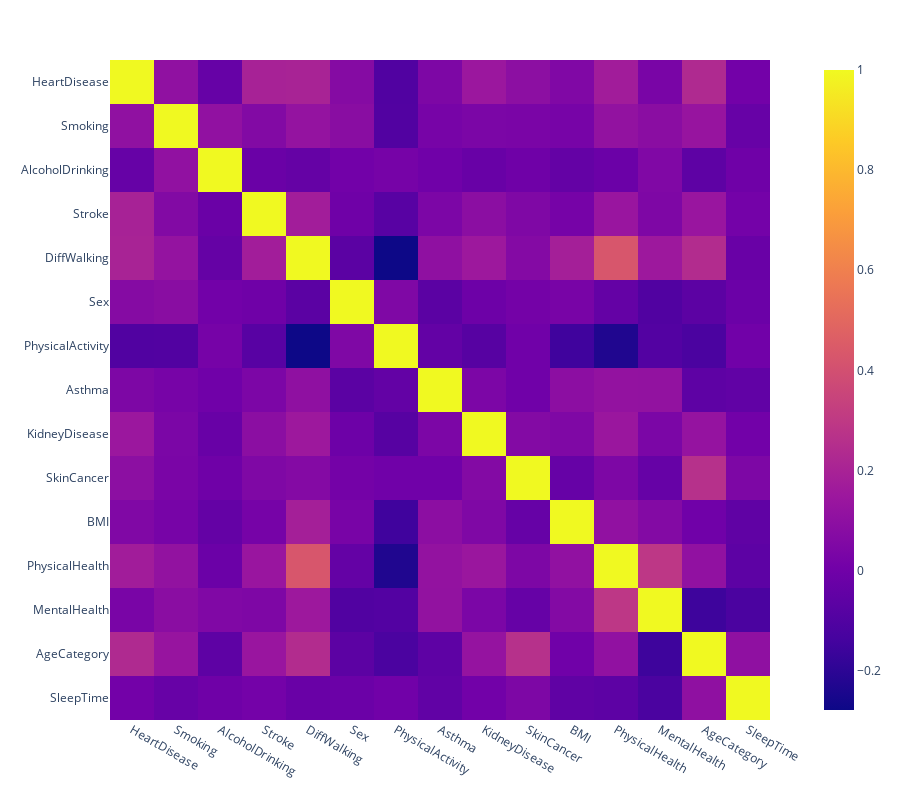

This figure's notebook cell:
### Code cell
fig = px.imshow(df[['HeartDisease', 'Smoking', 'AlcoholDrinking', 'Stroke', 'DiffWalking', 'Sex',
                    'PhysicalActivity', 'Asthma', 'KidneyDisease', 'SkinCancer','BMI', 'PhysicalHealth',
                    'MentalHealth', 'AgeCategory', 'SleepTime']].corr())
fig.update_layout(height=800)
fig.show()

### Figure 1 — Plotly figure (JSON) as saved in the notebook; plotly's stock layout.template omitted (floating-point values rounded to 4 significant figures; data arrays with more than 128 entries replaced by an {"elided": "..."} marker saying what was removed)
{"data": [{"coloraxis": "coloraxis", "hovertemplate": "x: %{x}<br>y: %{y}<br>color: %{z}<extra></extra>", "name": "0", "type": "heatmap", "x": ["HeartDisease", "Smoking", "AlcoholDrinking", "Stroke", "DiffWalking", "Sex", "PhysicalActivity", "Asthma", "KidneyDisease", "SkinCancer", "BMI", "PhysicalHealth", "MentalHealth", "AgeCategory", "SleepTime"], "xaxis": "x", "y": ["HeartDisease", "Smoking", "AlcoholDrinking", "Stroke", "DiffWalking", "Sex", "PhysicalActivity", "Asthma", "KidneyDisease", "SkinCancer", "BMI", "PhysicalHealth", "MentalHealth", "AgeCategory", "SleepTime"], "yaxis": "y", "z": {"elided": "15x15 float values"}}], "layout": {"coloraxis": {"colorscale": [[0, "#0d0887"], [0.1111, "#46039f"], [0.2222, "#7201a8"], [0.3333, "#9c179e"], [0.4444, "#bd3786"], [0.5556, "#d8576b"], [0.6667, "#ed7953"], [0.7778, "#fb9f3a"], [0.8889, "#fdca26"], [1, "#f0f921"]]}, "height": 800, "margin": {"t": 60}, "xaxis": {"anchor": "y", "constrain": "domain", "domain": [0, 1], "scaleanchor": "y"}, "yaxis": {"anchor": "x", "autorange": "reversed", "constrain": "domain", "domain": [0, 1]}}}
